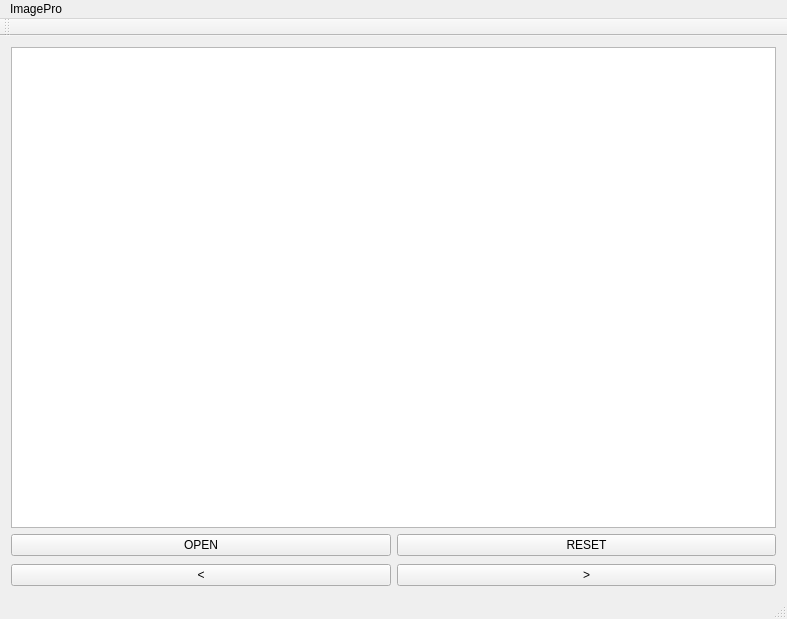
<?xml version="1.0" encoding="UTF-8"?>
<ui version="4.0">
 <class>MainWindow</class>
 <widget class="QMainWindow" name="MainWindow">
  <property name="geometry">
   <rect>
    <x>0</x>
    <y>0</y>
    <width>787</width>
    <height>619</height>
   </rect>
  </property>
  <property name="windowTitle">
   <string>MainWindow</string>
  </property>
  <widget class="QWidget" name="centralWidget">
   <layout class="QVBoxLayout" name="verticalLayout">
    <item>
     <widget class="QGraphicsView" name="graphicsView"/>
    </item>
    <item>
     <layout class="QHBoxLayout" name="horizontalLayout">
      <property name="bottomMargin">
       <number>2</number>
      </property>
      <item>
       <widget class="QPushButton" name="openButton">
        <property name="text">
         <string>OPEN</string>
        </property>
       </widget>
      </item>
      <item>
       <widget class="QPushButton" name="resetButton">
        <property name="text">
         <string>RESET</string>
        </property>
       </widget>
      </item>
     </layout>
    </item>
    <item>
     <layout class="QHBoxLayout" name="horizontalLayout_2">
      <item>
       <widget class="QPushButton" name="lastButton">
        <property name="text">
         <string>&lt;</string>
        </property>
       </widget>
      </item>
      <item>
       <widget class="QPushButton" name="nextButton">
        <property name="text">
         <string>&gt;</string>
        </property>
       </widget>
      </item>
     </layout>
    </item>
   </layout>
  </widget>
  <widget class="QMenuBar" name="menuBar">
   <property name="geometry">
    <rect>
     <x>0</x>
     <y>0</y>
     <width>787</width>
     <height>26</height>
    </rect>
   </property>
   <property name="nativeMenuBar">
    <bool>true</bool>
   </property>
   <widget class="QMenu" name="menuImagePro">
    <property name="title">
     <string>ImagePro</string>
    </property>
    <addaction name="actionrgb2gray"/>
    <addaction name="actionlog"/>
    <addaction name="actionreverse"/>
    <addaction name="actioncontrast"/>
    <addaction name="actionhisbalance"/>
    <addaction name="actionhisrgbbalance"/>
   </widget>
   <addaction name="menuImagePro"/>
  </widget>
  <widget class="QToolBar" name="mainToolBar">
   <attribute name="toolBarArea">
    <enum>TopToolBarArea</enum>
   </attribute>
   <attribute name="toolBarBreak">
    <bool>false</bool>
   </attribute>
  </widget>
  <widget class="QStatusBar" name="statusBar"/>
  <action name="actionrgb2gray">
   <property name="text">
    <string>rgb2gray</string>
   </property>
  </action>
  <action name="actionlog">
   <property name="text">
    <string>log</string>
   </property>
  </action>
  <action name="actionreverse">
   <property name="text">
    <string>reverse</string>
   </property>
  </action>
  <action name="actioncontrast">
   <property name="text">
    <string>contrast</string>
   </property>
  </action>
  <action name="actionhisbalance">
   <property name="text">
    <string>hisbalance</string>
   </property>
  </action>
  <action name="actionhisrgbbalance">
   <property name="text">
    <string>hisrgbbalance</string>
   </property>
  </action>
 </widget>
 <layoutdefault spacing="6" margin="11"/>
 <resources/>
 <connections/>
</ui>
